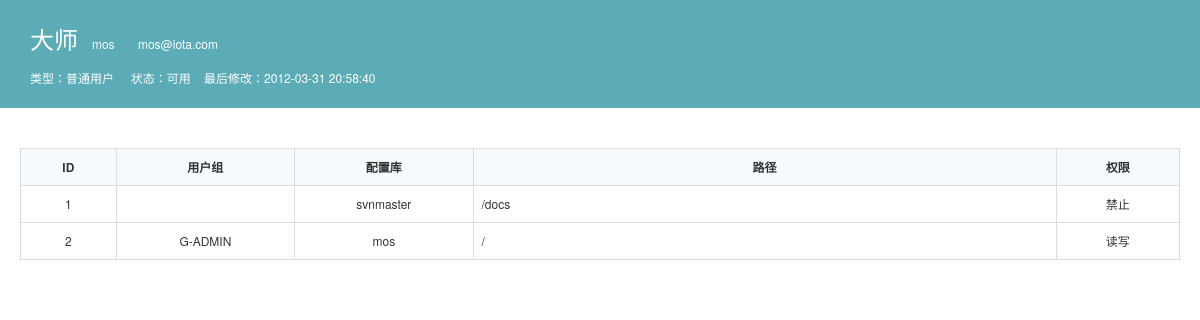
The page /users/auth/mos (signed in) on the database its author committed.
### mos/models/tables.py (models this page shows, shortened)
class User(UserMixin,Base):
    __tablename__ = 'users'
    id = db.Column('id', Integer, primary_key=True)
    fullname = db.Column('fullname', String(50))
    username = db.Column('username', String(20), unique=True)
    password = db.Column('password', String(20))
    email = db.Column('email', String(30))
    comments = db.Column('comments', String(200))
    is_admin = db.Column('is_admin', String(2))
    is_active = db.Column('is_active', String(2))
    lasttime = db.Column('lasttime', String(30))
    def has_groups(self):
        groups =[]
        conn = engine.connect()
        sql = 'select groups.id as groupid,groupname FROM groups CROSS JOIN uig where groups.id = uig.group_id and uig.user_id = \'' + \
            str(self.id) + '\'' + 'order by groupname'
        rs = conn.execute(sql)
        for r in rs:
            groups.append([r.groupid,r.groupname])
        return groups
    def has_auths(self):
        userauths =[]
        conn = engine.connect()
        sql = 'select reponame,authitem,authtype from auth_users cross join users,repos,auth_items where auth_users.user_id=users.id and auth_users.authitem_id = auth_items.id and auth_items.repo_id = repos.id and users.id = \'' + str(self.id) +'\' order by reponame,authitem,authtype'
        rs = conn.execute(sql)
        for r in rs:
            userauths.append([' ',r.reponame,r.authitem,r.authtype])
        return userauths

class Repo(Base):
    __tablename__ = 'repos'
    id = Column('id', Integer, primary_key=True)
    reponame = Column('reponame', String(50))
    comments = Column('comments', String(200))
    is_active = Column('is_active', String(2))
    lasttime = Column('lasttime', String(30))

class AuthItem(Base):
    __tablename__ = 'auth_items'
    id = Column('id', Integer, primary_key=True)
    repo_id = Column('repo_id', String(50))
    authitem = Column('authitem', String(150))

class Group(Base):
    __tablename__ = 'groups'
    id = db.Column('id', Integer, primary_key=True)
    groupname = db.Column('groupname', String(20), unique=True)
    comments = db.Column('comments', String(200))
    status = db.Column('status', String(2))
    lasttime = db.Column('lasttime', String(30))
    def has_auths(self):
        groupauths =[]
        conn = engine.connect()
        sql = 'select groupname,reponame,authitem,authtype from auth_groups cross join groups,repos,auth_items where auth_groups.group_id=groups.id and auth_groups.authitem_id = auth_items.id and auth_items.repo_id = repos.id and groups.id = \'' + str(self.id) +'\' order by groupname,reponame,authitem,authtype'
        rs = conn.execute(sql)
        for r in rs:
            groupauths.append([r.groupname,r.reponame,r.authitem,r.authtype])
        return groupauths

### mos/views.py (the view)
@app.route('/users/auth/<username>')
@admin_required
def user_auth(username):
    user_auths =[]
    u = User.query.filter_by(username = username).first()
    user_auths=u.has_auths()
    groups = u.has_groups()
    for group in groups:
        ugroup = Group.query.filter_by(id = group[0]).first()
        group_auths = ugroup.has_auths()
        for group_auth in group_auths:
            user_auths.append(group_auth)
    return render_template('users/user_auth.html',user = u,user_auths=user_auths)

### mos/views.py (called while the page is built)
def admin_required(func):
    @wraps(func)
    def decorated_view(*args, **kwargs):
        if not current_user.is_authenticated:
            return lm.unauthorized()
        if current_user.is_admin !=1:
            return redirect(url_for("mysvn"))
        return func(*args, **kwargs)
    return decorated_view

@lm.user_loader
def load_user(user_id):
    return User.query.get(int(user_id))

@app.before_request
def before_request():
    g.user = current_user

### mos/templates/users/user_auth.html (shortened to what this page needs)
{% include "_meta.html" %}
<body>
<div class="cl pd-20" style=" background-color:#5bacb6">
  <dl style="margin-left:10px; color:#fff">
    <dt><span class="f-24">{{user.fullname}}</span> <span class="pl-10 f-12">{{user.username}}</span><span class="pl-10 f-12">&nbsp;&nbsp;&nbsp;&nbsp;{{user.email}}</span></dt>
    <dd class="pt-10 f-12" style="margin-left:0">类型：{% if user.is_admin|int == 1 %}管理员{% else %}普通用户{% endif %}  &nbsp;&nbsp;&nbsp;&nbsp;状态：{% if user.is_active|int == 1 %}可用{% else %}已禁用{% endif %}&nbsp;&nbsp;&nbsp;&nbsp;最后修改：{{user.lasttime}}</dd>
  </dl>
</div>
<div class="page-container">
	<div class="mt-20">
	<table class="table table-border table-bordered table-hover table-bg table-sort">
		<thead>
			<tr class="text-c">
				<th width="35">ID</th>
				<th width="80">用户组</th>
				<th width="80">配置库</th>
				<th width="300">路径</th>
				<th width="50">权限</th>
			</tr>
		</thead>
		{% block body %}
		<tbody>
		{% for userauth in user_auths %}
			<tr class="text-c">
				{% set userauth_loop = loop %}
				<td>{{ userauth_loop.index }}</td>
				<td>{{ userauth[0] }}</td>
				<td>{{ userauth[1] }}</td>
				<td style="text-align:left">{{ userauth[2] }}</td>
				<td>{{ userauth[3] }}</td>
			</tr>
		{% else %}
			<tr><td colspan=5>用户没有任何权限</td></tr>
		{% endfor %}
		{% endblock %}
		</tbody>
	</table>
	</div>
</div>
</body>

### mos/static/css/H-ui.admin.css (style rules this page uses)
html { height:100% }
body { min-height: 100%;position: relative;font-size:14px;color:#333; background-color:#fff }
.page-container { padding:20px }

### rows shown on the page
User: fullname "大师", username "mos", email "mos@iota.com", lasttime "2012-03-31 20:58:40"

### other values the page prints
{{ userauth_loop.index }} "1"
{{ userauth[1] }} "svnmaster"
{{ userauth[2] }} "/docs"
{{ userauth[3] }} "禁止"
{{ userauth_loop.index }} "2"
{{ userauth[0] }} "G-ADMIN"
{{ userauth[1] }} "mos"
{{ userauth[2] }} "/"
{{ userauth[3] }} "读写"
